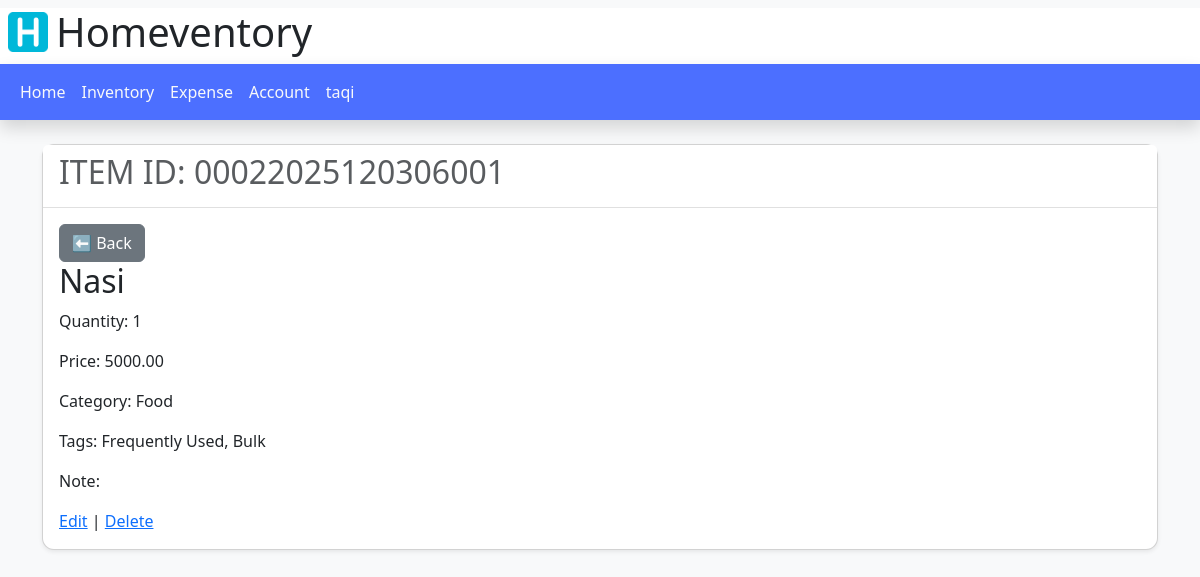
/inventory/00022025120306001/ (signed in), run on the app's committed database.
### inventory/models.py (models this page shows, shortened)
class Inventory(models.Model):
    item_id = models.CharField(max_length=50,primary_key=True, unique=True)
    item_name = models.CharField(max_length=100)
    item_price = models.DecimalField(max_digits=10, decimal_places=2, blank=True, null=True)
    quantity = models.IntegerField()
    unit = models.ForeignKey(Unit, on_delete=models.CASCADE, null=True, blank=True)
    expiry_date = models.DateField(null=True, blank=True)
    note = models.TextField(blank=True)
    category = models.ForeignKey(Category, on_delete=models.CASCADE)
    tags = models.ManyToManyField(Tag, blank=True)
    created_at = models.DateTimeField(auto_now_add=True)
    updated_at = models.DateTimeField(auto_now=True)
    household = models.ForeignKey(Household, on_delete=models.CASCADE)

class Category(models.Model):
    category_name = models.CharField(max_length=100)
    household = models.ForeignKey(Household, on_delete=models.CASCADE)
    def __str__(self): return self.category_name

class Tag(models.Model):
    tag_name = models.CharField(max_length=100)
    household = models.ForeignKey(Household, on_delete=models.CASCADE)

### inventory/views.py (the view)
@login_required
def item_detail(request, pk):
    print("DEBUG PK:", pk)
    item = get_object_or_404(Inventory, pk=pk)
    return render(request, 'inventory/item_detail.html', {'item': item})

### inventory/templates/inventory/item_detail.html
{% extends 'base.html' %}
{% block content %}
<div class="container mt-4">
    <div class="card shadow-sm">
        <div class="card-header">
            <h2 class="text-muted">ITEM ID: {{ item.item_id }}</h2>
        </div>
        <div class="card-body">
            <button class="btn btn-secondary" onclick="window.history.back()">⬅ Back</button>
            <h2>{{ item.item_name }}</h2>
            <p>Quantity: {{ item.quantity }}</p>
            <p>Price: {{ item.item_price }}</p>
            <p>Category: {{ item.category }}</p>
            <p>Tags:
                {% for tag in item.tags.all %}
                {{ tag.tag_name }}{% if not forloop.last %}, {% endif %}
                {% empty %}
                    <span class="text-muted">No tags</span>
                {% endfor %}
            </p>
            <p>Note: {{ item.note }}</p>
            <a href="{% url 'item_edit' item.item_id %}">Edit</a> |
            <a href="{% url 'item_delete' item.item_id %}">Delete</a>
        </div>
    </div>
</div>
{% endblock %}

### templates/base.html (shortened to what this page needs)
{% load static %}
<!DOCTYPE html>
<html>
<head>
    <link rel="stylesheet" href="{% static 'bootstrap/bootstrap.min.css' %}">
    <link rel="stylesheet" href="{% static 'css/style.css' %}?v=1">
</head>
<body>
    <header class="bg-white">
        <h1 class="d-flex align-items-center gap-2 m-2">
            <img src="{% static 'images/logo.png' %}" alt="Logo" style="height: 40px;">
            Homeventory
        </h1>
        <nav class="navbar navbar-expand-lg bg-secondary bg-dark shadow">
            <div class="container-fluid">
                <div class="collapse navbar-collapse" id="mainNavbar">
                    <ul class="navbar-nav me-auto mb-2 mb-lg-0">
                        <li class="nav-item">
                            <a class="nav-link link-light" href="/">Home</a>
                        </li>
                        <li class="nav-item">
                            <a class="nav-link link-light" href="/inventory/">Inventory</a>
                        </li>
                        <li class="nav-item">
                            <a class="nav-link link-light" href="/expense/">Expense</a>
                        </li>
                        <li class="nav-item">
                            <a class="nav-link link-light" href="/account/settings/">Account</a>
                        </li>
                        {% if user.is_authenticated %}
                        <li class="nav-item">
                            <a class="nav-link link-light" href="/account/logout/">{{ user.username }}</a>
                        </li>
                        {% else %}
                        <li class="nav-item">
                            <a class="nav-link link-light" href="/account/login/">Login</a>
                        </li>
                        {% endif %}
                    </ul>
                </div>
            </div>
        </nav>
    </header>
    {% block content %}{% endblock %}
    <div aria-live="polite" aria-atomic="true" class="position-relative">
        <div class="toast-container position-fixed top-0 end-0 p-3">
        </div>
    </div>
</body>
</html>

### static/css/style.css (style rules this page uses)
body { background-color: #f8f9fa; }
.card { border-radius: 12px; }
:root { --bs-primary: #00B8D9; --bs-secondary: #4C6FFF; --bs-info: #0fb939; }
.bg-secondary { background-color: var(--bs-secondary) !important; }
.card-header { background-color: #ffffff; border-bottom: 1px solid #e0e0e0; }

### data on the page
Inventory: item_id "00022025120306001", item_name "Nasi", quantity "1", item_price "5000.00", category "Food"
Tag: tag_name "Frequently Used"
Tag: tag_name "Bulk"

### other printed values
{{ user.username }} "taqi"
